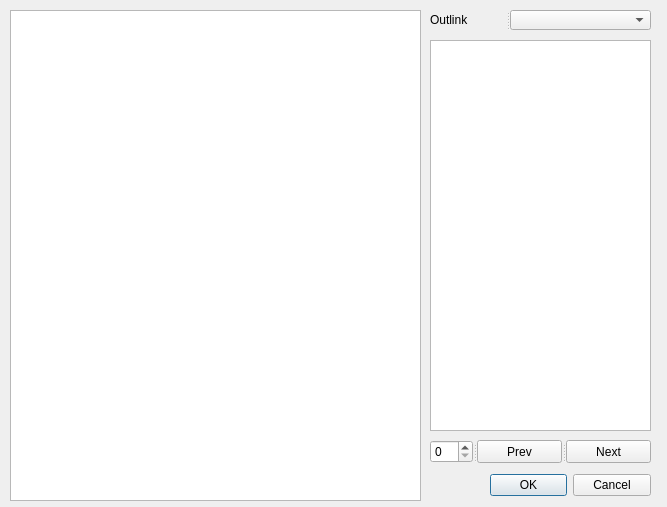
<?xml version="1.0" encoding="UTF-8"?>
<ui version="4.0">
 <class>SpotguideShowImageDlgDesign</class>
 <widget class="QDialog" name="SpotguideShowImageDlgDesign">
  <property name="geometry">
   <rect>
    <x>0</x>
    <y>0</y>
    <width>667</width>
    <height>507</height>
   </rect>
  </property>
  <property name="windowTitle">
   <string>Signpost</string>
  </property>
  <widget class="QSplitter" name="splitter">
   <property name="geometry">
    <rect>
     <x>490</x>
     <y>470</y>
     <width>161</width>
     <height>31</height>
    </rect>
   </property>
   <property name="orientation">
    <enum>Qt::Horizontal</enum>
   </property>
   <widget class="QDialogButtonBox" name="button_box">
    <property name="orientation">
     <enum>Qt::Horizontal</enum>
    </property>
    <property name="standardButtons">
     <set>QDialogButtonBox::Cancel|QDialogButtonBox::Ok</set>
    </property>
   </widget>
  </widget>
  <widget class="QGraphicsView" name="graphicsViewShowImage">
   <property name="geometry">
    <rect>
     <x>10</x>
     <y>10</y>
     <width>411</width>
     <height>491</height>
    </rect>
   </property>
  </widget>
  <widget class="QTextEdit" name="textEditFeatureInfo">
   <property name="geometry">
    <rect>
     <x>430</x>
     <y>40</y>
     <width>221</width>
     <height>391</height>
    </rect>
   </property>
   <property name="readOnly">
    <bool>true</bool>
   </property>
  </widget>
  <widget class="QSplitter" name="splitter_2">
   <property name="geometry">
    <rect>
     <x>430</x>
     <y>440</y>
     <width>221</width>
     <height>23</height>
    </rect>
   </property>
   <property name="orientation">
    <enum>Qt::Horizontal</enum>
   </property>
   <widget class="QSpinBox" name="spinBoxFeatureIndex"/>
   <widget class="QPushButton" name="pushButtonPrev">
    <property name="text">
     <string>Prev</string>
    </property>
   </widget>
   <widget class="QPushButton" name="pushButtonNext">
    <property name="text">
     <string>Next</string>
    </property>
   </widget>
  </widget>
  <widget class="QSplitter" name="splitter_3">
   <property name="geometry">
    <rect>
     <x>430</x>
     <y>10</y>
     <width>221</width>
     <height>20</height>
    </rect>
   </property>
   <property name="orientation">
    <enum>Qt::Horizontal</enum>
   </property>
   <widget class="QLabel" name="label">
    <property name="text">
     <string>Outlink</string>
    </property>
    <property name="indent">
     <number>-1</number>
    </property>
   </widget>
   <widget class="QComboBox" name="comboBoxOutlink"/>
  </widget>
 </widget>
 <resources/>
 <connections>
  <connection>
   <sender>button_box</sender>
   <signal>accepted()</signal>
   <receiver>SpotguideShowImageDlgDesign</receiver>
   <slot>accept()</slot>
   <hints>
    <hint type="sourcelabel">
     <x>20</x>
     <y>20</y>
    </hint>
    <hint type="destinationlabel">
     <x>20</x>
     <y>20</y>
    </hint>
   </hints>
  </connection>
  <connection>
   <sender>button_box</sender>
   <signal>rejected()</signal>
   <receiver>SpotguideShowImageDlgDesign</receiver>
   <slot>reject()</slot>
   <hints>
    <hint type="sourcelabel">
     <x>20</x>
     <y>20</y>
    </hint>
    <hint type="destinationlabel">
     <x>20</x>
     <y>20</y>
    </hint>
   </hints>
  </connection>
 </connections>
</ui>
